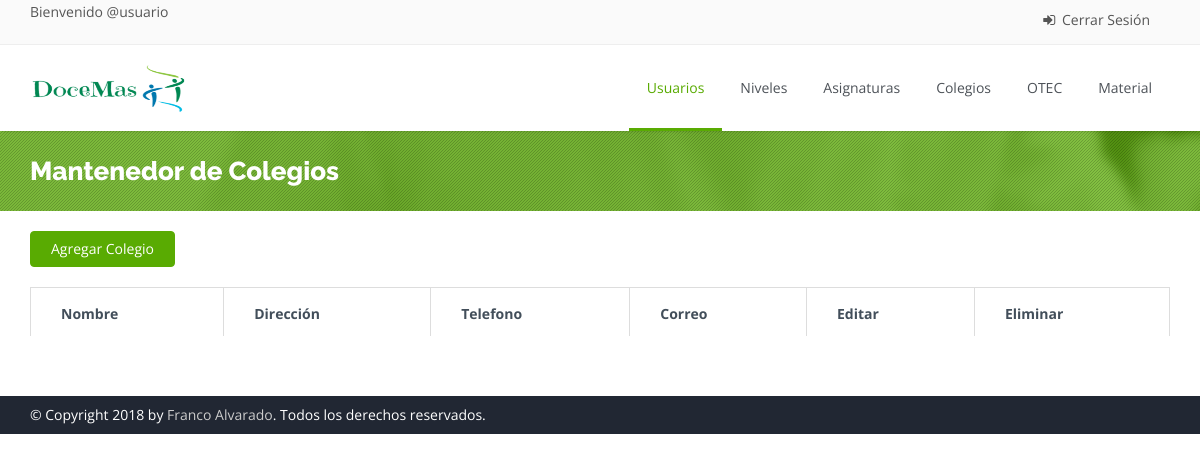
Page /colegio on the earlier database version.
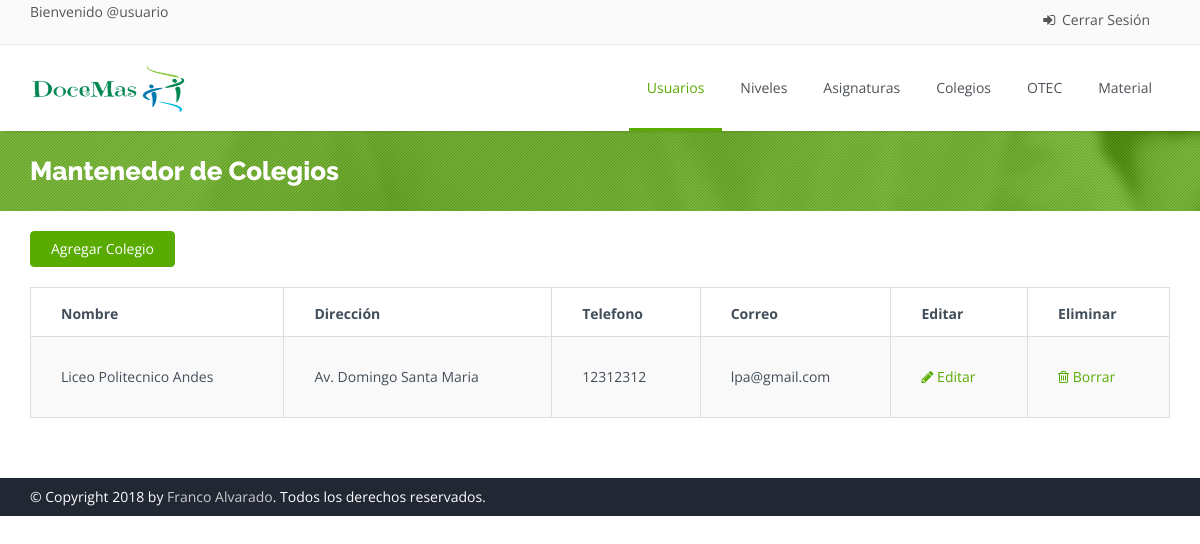
Same page on the later database version.
### polls/models.py (models this page shows, shortened)
class Colegio(models.Model):
    nombre = models.CharField(max_length=50)
    direccion = models.CharField(max_length=100)
    telefono = models.CharField(max_length=10)
    correo = models.CharField(max_length=70)

### polls/views.py (the view)
# urls.py: path('colegio',views.colegio, name = "colegio"),
def colegio(request):
    return render(request,'mant_colegio.html', {'colegios':Colegio.objects.all()} )

### polls/templates/mant_colegio.html (shortened to what this page needs)
<!DOCTYPE html>
<html>
    <head>
        {% load static %}
        <link rel="stylesheet" href="{% static "css/bootstrap.css" %}">
        <link rel="stylesheet" href="{% static "css/bootstrap-theme.css" %}">
        <link rel="stylesheet" href="{% static "css/fonts/font-awesome/css/font-awesome.css" %}">
        <link rel="stylesheet" href="{% static "css/animations.css" %}" media="screen">
        <link rel="stylesheet" href="{% static "css/superfish.css" %}" media="screen">
        <link rel="stylesheet" href="{% static "css/revolution-slider/css/settings.css" %}" media="screen">
        <link rel="stylesheet" href="{% static "css/revolution-slider/css/extralayers.css" %}" media="screen">
        <link rel="stylesheet" href="{% static "css/prettyPhoto.css" %}" media="screen">
        <link rel="stylesheet" href="{% static "css/style.css" %}">
        <link rel="stylesheet" href="{% static "css/colors/green.css" %}" class="colors">
        <link rel="stylesheet" href="{% static "css/theme-responsive.css" %}">
        <link rel="stylesheet" href="{% static "css/sweetalert2.min.css" %}" type="text/css">
    </head>
    <body class="home">
        <div class="wrap">
            <header id="header">
                <div class="top-bar">
                    <div class="slidedown collapse">
                        <div class="container">
                            <div class="pull-left">
                                <p>Bienvenido @usuario </p>
                            </div>
                            <div class="phone-login pull-right">
                                <a href="/." data-toggle="modal" data-target="#"><i class="fa fa-sign-in"></i> Cerrar Sesión</a>
                            </div>
                        </div>
                    </div>
                </div>
                <div class="main-header">
                    <div class="container">
                        <div class="logo pull-left">
                            <h1>
                                <a href="/adm">
                                <img class="" src="{% static "img/carrusel/logodocemas.png" %}" alt="DoceMas" width="160" height="60">
                                </a>
                            </h1>
                        </div>
                        <nav class="collapse navbar-collapse menu">
                            <ul class="nav navbar-nav sf-menu">
                                <li>
                                    <a id="current" href="#">
                                    Usuarios
                                    </a>
                                </li>
                                <li>
                                    <a id="" href="#">
                                    Niveles
                                    </a>
                                </li>
                                <li>
                                    <a id="" href="#">
                                    Asignaturas
                                    </a>
                                </li>
                                <li>
                                    <a id="" href="#">
                                    Colegios
                                    </a>
                                </li>
                                <li>
                                    <a id="" href="#">
                                    OTEC
                                    </a>
                                </li>
                                <li>
                                    <a id="" href="#">
                                    Material
                                    </a>
                                </li>
                            </ul>
                        </nav>
                    </div>
                </div>
            </header>
            <section id="main">
                <div class="breadcrumb-wrapper">
                    <div class="pattern-overlay">
                        <div class="container">
                            <div class="row">
                                <div class="col-lg-6 col-md-6 col-xs-12 col-sm-6">
                                    <h2 class="title">Mantenedor de Colegios</h2>
                                </div>
                            </div>
                        </div>
                    </div>
                </div>
                <div class="content margin-bottom60">
                    <div class="container">
                        <div class="row">
                            <div class="col-sm-12 col-md-12">
                                <table class="shopping-cart-table table">
                                    <tbody>
                                        <tr>
                                            <td class="action no-border">
                                                <a class="update btn btn-color pull-left" href="#" data-toggle="modal" data-target="#add_colegio"> Agregar Colegio</a>
                                            </td>
                                        </tr>
                                    </tbody>
                                </table>
                                <div class="table-box">
                                    <table class="shopping-cart-table responsive-table table table-bordered table-striped" id="shopping-cart-table">
                                        <thead>
                                            <tr>
                                                <th>Nombre</th>
                                                <th>Dirección</th>
                                                <th>Telefono</th>
                                                <th>Correo</th>
                                                <th>Editar</th>
                                                <th>Eliminar</th>
                                            </tr>
                                        </thead>
                                        <tbody>
                                            {% for elemento in colegios %}
                                                <tr id="datos">
                                                    <td>{{elemento.nombre}}</td>
                                                    <td>{{elemento.direccion}}</td>
                                                    <td>{{elemento.telefono}}</td>
                                                    <td>{{elemento.correo}}</td>
                                                    <td>
                                                        <a href="#" data-toggle="modal" data-target="#edit_nivel"><i class="fa fa-pencil"></i> Editar</a>
                                                    </td>
                                                    <td>
                                                        <a href="#"><i class="fa fa-trash-o"></i> Borrar</a>
                                                    </td>
                                                </tr>
                                            {% endfor %}
                                        </tbody>
                                    </table>
                                </div>
                            </div>
                        </div>
                    </div>
                </div>
            </section>
            <div class="footer-bottom">
                <div class="container">
                    <div class="row">
                        <div class="col-lg-6 col-md-6 col-xs-12 col-sm-6 ">
                            <p class="credits">&copy; Copyright 2018 by <a href="#">Franco Alvarado</a>. Todos los derechos reservados. </p>
                        </div>
                    </div>
                </div>
            </div>
    </body>
</html>

### polls/static/css/superfish.css (style rules this page uses)
.sf-menu,.sf-menu * { margin:0; padding:0; list-style:none; }
.sf-menu li { position:relative; }
.sf-menu>li { float:left; }
.sf-menu a { display:block; position:relative; }
.menu ul { margin:0; padding:0; list-style:none; }
.menu ul li { position:relative }
.menu>ul li { float:left; }
.menu ul a { display:block; position:relative; }
.menu ul a { text-decoration:none; }
.menu ul>li>a { color:#4D5258; font-weight:400; font-size:14px; line-height:18px; padding:10px 15px; overflow:hidden; border-bottom:3px solid transparent; }
#current,.menu ul li a:hover,.menu ul>li:hover>a { background-color: transparent; }
.menu ul li a { -webkit-transition:border 150ms ease-in-out,background-color 150ms ease-in-out; -moz-transition:border 150ms ease-in-out,background-color 150ms ease-in-out; -o-transition:border 150ms ease-in-out,background-color 150ms ease-in-out; -ms-transition:border 150ms ease-in-out,background-color 150ms ease-in-out; transition:border 150ms ease-in-out,background-color 150ms ease-in-out; }

### polls/static/css/colors/green.css (style rules this page uses)
.btn:focus, .subscribe-btn, .progress .progress-bar, .accordionMod .panel-heading .current, #current:after, .tp-leftarrow.default:hover, .tp-rightarrow.default:hover, .contact-box:hover, .ch-info-wrap, .ch-info .ch-info-back, .content-box-about .ch-info-front, figure.effect-zoe figcaption, h2.form-signin-heading, a.prev,a.next, a.prev,a.next { background: #59ab02; }
.btn-color { color: #fff !important; background-color: #59ab02 !important; border-color: #59ab02 !important; }
#current,.menu ul li a:hover,.menu ul>li:hover>a, h2.form-signin-heading { border-bottom: 3px solid #59ab02; }
a, .post-item h4 a:hover, .cn-wrapper li a:hover, .cn-wrapper li a.active, .color, ul.list.icons li i, #current, #current span, .menu ul > li > a:hover, .menu ul > li > a:hover span, #not-found h2, .bx-wrapper .bx-controls-direction a i, .pagination > li > a, .pagination > li > span, .phone-login a:hover, .price, .random-box-icon { color: #59ab02; }
.pattern-overlay { background-color: rgba(89, 171, 2, 0.75); }

### polls/static/css/theme-responsive.css (style rules this page uses)
@media (min-width: 980px) { nav.menu { float: right !important } }
@media (min-width: 980px) { .menu > ul li { float: left } }
@media (min-width: 980px) { .menu ul>li>a { padding: 34px 18px 31px 18px } }
@media (min-width: 980px) { .top-bar .collapse { display: block !important; visibility: visible !important; height: auto !important; overflow: visible !important; padding-bottom: 0; } }

Differences in the rows shown:
added Colegio: nombre "Liceo Politecnico Andes", direccion "Av. Domingo Santa Maria", telefono "12312312", correo "lpa@gmail.com"
